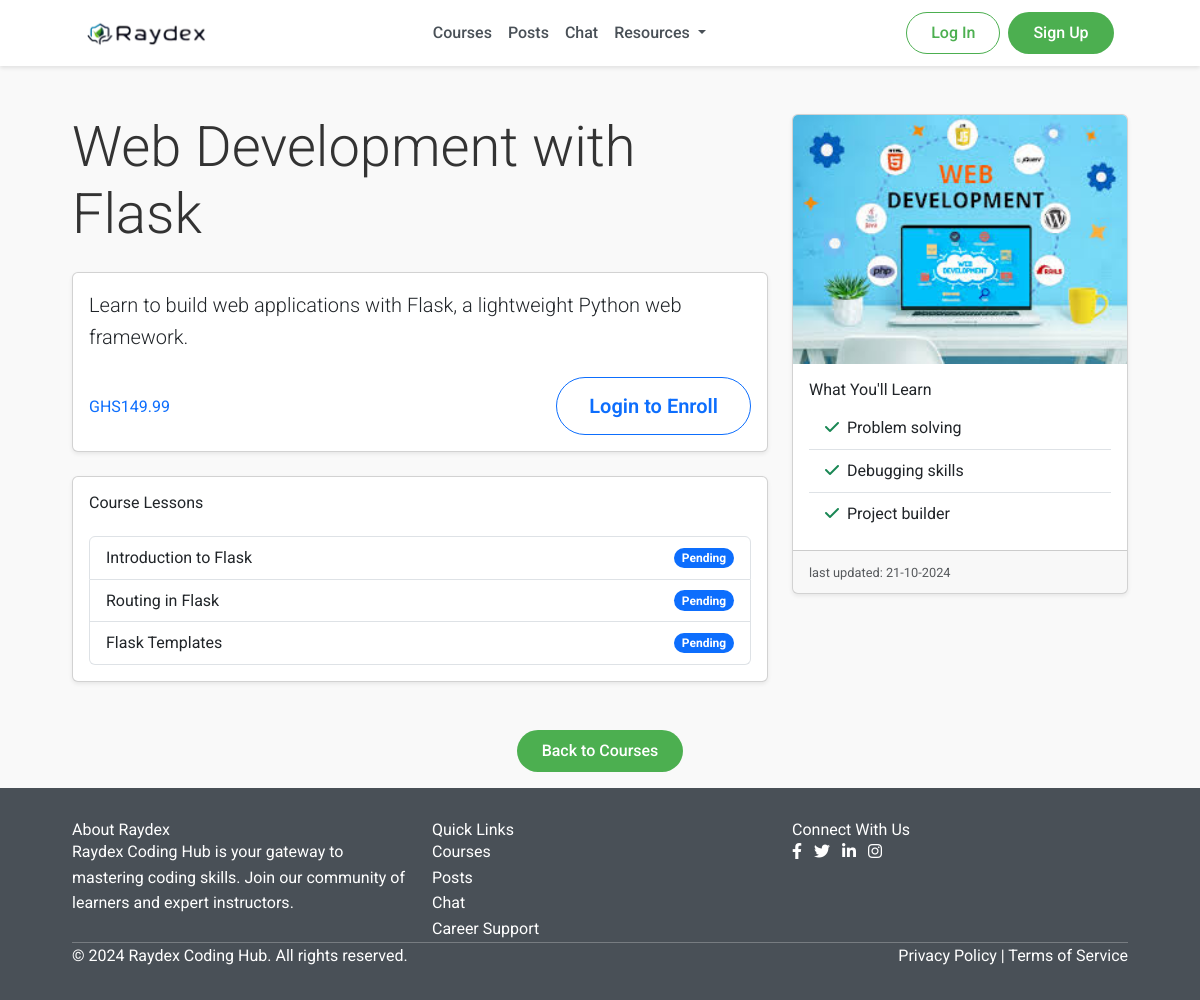
The app's page /course/2, older data.
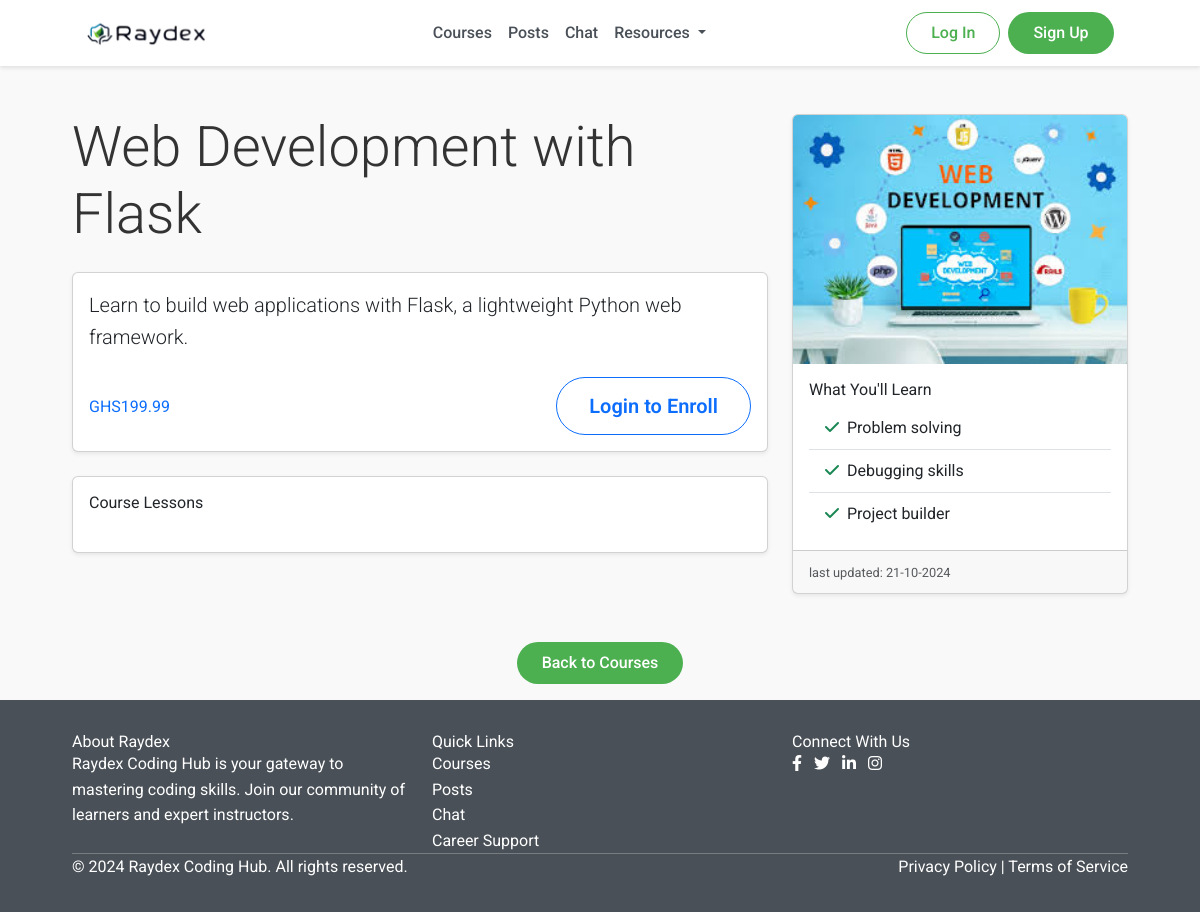
The same page, newer data.
### app.py (models this page shows, shortened)
class Course(db.Model):
    id = db.Column(db.Integer, primary_key=True)
    title = db.Column(db.String(100), nullable=False)
    description = db.Column(db.Text, nullable=False)
    price = db.Column(db.Float, nullable=False)
    image = db.Column(db.String(20), nullable=False, default='default.jpg')
    enrollments = db.relationship('Enrollment', backref='course', lazy=True)
    lessons = db.relationship('Lesson', backref='course', lazy=True)

class Lesson(db.Model):
    id = db.Column(db.Integer, primary_key=True)
    title = db.Column(db.String(100), nullable=False)
    content = db.Column(db.Text, nullable=False)
    course_id = db.Column(db.Integer, db.ForeignKey('course.id'), nullable=False)
    progress = db.relationship('Progress', backref='lesson', lazy=True)
    videos = db.relationship('Video', backref='lesson', lazy=True, cascade="all, delete-orphan")
    quiz = db.relationship('Quiz', backref='lesson', uselist=False, lazy=True, cascade="all, delete-orphan")
    assignment = db.relationship('Assignment', backref='lesson', uselist=False, lazy=True, cascade="all, delete-orphan")

### app.py (the view, shortened to what this page needs)
@app.route('/course/<int:course_id>')
def course(course_id):
    course = Course.query.get_or_404(course_id)
    lessons = Lesson.query.filter_by(course_id=course_id).all()
    enrolled = False
    completed_lessons_count = 0
    lessons_count = len(lessons)
    completed_lessons_ids = []
    next_lesson = None
    return render_template(
        'course.html',
        course=course,
        lessons=lessons,
        enrolled=enrolled,
        completed_lessons_count=completed_lessons_count,
        lessons_count=lessons_count,
        completed_lessons_ids=completed_lessons_ids,
        next_lesson=next_lesson
    )

### templates/course.html (shortened to what this page needs)
{% extends 'base.html' %}  {% block content %}
<div class="container mt-5">
  <div class="row">
    <div class="col-lg-8">
      <h1 class="display-4 mb-4">{{ course.title }}</h1>
      <div class="card mb-4 shadow-sm">
        <div class="card-body">
          <p class="lead">{{ course.description }}</p>
          <div class="d-flex justify-content-between align-items-center mt-4">
            <h3 class="text-primary mb-0">GHS{{ course.price }}</h3>
            {% if current_user.is_authenticated %} {% if not enrolled %}
            <a
              type="submit"
              class="btn btn-lg btn-success"
              href="{{ url_for('enroll', course_id=course.id) }}"
            >
              Enroll Now
            </a>
            {% endif %} {% else %}
            <a
              href="{{ url_for('login') }}"
              class="btn btn-lg btn-outline-primary"
              >Login to Enroll</a
            >
            {% endif %}
          </div>
        </div>
      </div>
      <div class="card shadow-sm">
        <div class="card-body">
          <h4 class="card-title mb-4">Course Lessons</h4>
          <div class="list-group">
            {% for lesson in lessons %}
            <a
              href="{{ url_for('lesson', course_id=course.id, lesson_id=lesson.id) }}"
              class="list-group-item list-group-item-action d-flex justify-content-between align-items-center"
            >
              {{ lesson.title }} {% if lesson.id in completed_lessons_ids %}
              <span class="badge bg-success rounded-pill">Completed</span>
              {% else %}
              <span class="badge bg-primary rounded-pill">Pending</span>
              {% endif %}
            </a>
            {% endfor %}
          </div>
        </div>
      </div>
    </div>
    <div class="col-lg-4">
      <div class="card shadow-sm">
        <img
          src="{{ url_for('static', filename='images/' + course.image) }}"
          class="card-img-top"
          alt="{{ course.title }}"
        />
        <div class="card-body">
          <h5 class="card-title">What You'll Learn</h5>
          <ul class="list-group list-group-flush">
            <li class="list-group-item">
              <i class="fas fa-check text-success me-2"></i>Problem solving
            </li>
            <li class="list-group-item">
              <i class="fas fa-check text-success me-2"></i>Debugging skills
            </li>
            <li class="list-group-item">
              <i class="fas fa-check text-success me-2"></i>Project builder
            </li>
          </ul>
        </div>
        <div class="card-footer">
          <small class="text-muted">last updated: 21-10-2024</small>
        </div>
      </div>
    </div>
  </div>
  <div class="text-center mt-5">
    <a href="{{ url_for('courses') }}" class="btn btn-signup mb-3"
      >Back to Courses</a
    >
  </div>
</div>
{% endblock %}

Row changes from the older to the newer data that the page shows:
removed Lesson: title "Introduction to Flask", shows "Pending"
removed Lesson: title "Routing in Flask", shows "Pending"
removed Lesson: title "Flask Templates", shows "Pending"
changed Course "Web Development with Flask": price "149.99" → "199.99"
